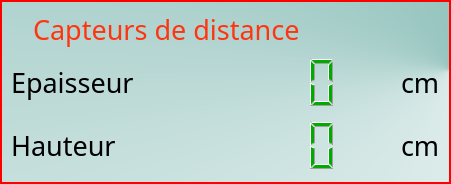
<?xml version="1.0" encoding="UTF-8"?>
<ui version="4.0">
 <class>DistanceWidget</class>
 <widget class="QDialog" name="DistanceWidget">
  <property name="geometry">
   <rect>
    <x>0</x>
    <y>0</y>
    <width>451</width>
    <height>184</height>
   </rect>
  </property>
  <property name="windowTitle">
   <string>Form</string>
  </property>
  <property name="autoFillBackground">
   <bool>false</bool>
  </property>
  <property name="styleSheet">
   <string notr="true">QDialog#DistanceWidget{
background: qconicalgradient(cx:1, cy:0.381, angle:0, stop:0 rgba(115, 177, 170, 255), stop:1 rgba(255, 255, 255, 255));
border: 2px solid;
border-color: rgb(255, 0, 0);
}

QWidget{
font-family: &quot;FixedSystem Regular&quot;,Fixedsys;
font-size: 20pt;
border: none;
background-color:none;
}</string>
  </property>
  <layout class="QVBoxLayout" name="verticalLayout">
   <item>
    <layout class="QHBoxLayout" name="horizontalLayout">
     <property name="topMargin">
      <number>0</number>
     </property>
     <item>
      <widget class="QLabel" name="lblIcon">
       <property name="styleSheet">
        <string notr="true"/>
       </property>
       <property name="text">
        <string/>
       </property>
       <property name="pixmap">
        <pixmap resource="napilcd_res.qrc">:/napilcd/images/distance.png</pixmap>
       </property>
      </widget>
     </item>
     <item>
      <widget class="QLabel" name="lblDistance">
       <property name="sizePolicy">
        <sizepolicy hsizetype="Expanding" vsizetype="Preferred">
         <horstretch>0</horstretch>
         <verstretch>0</verstretch>
        </sizepolicy>
       </property>
       <property name="font">
        <font>
         <family>FixedSystem Regular,Fixedsys</family>
         <pointsize>20</pointsize>
        </font>
       </property>
       <property name="styleSheet">
        <string notr="true">color: rgb(255, 52, 16);</string>
       </property>
       <property name="text">
        <string>Capteurs de distance</string>
       </property>
      </widget>
     </item>
    </layout>
   </item>
   <item>
    <layout class="QGridLayout" name="gridLayout">
     <item row="0" column="1">
      <widget class="QLCDNumber" name="lcdHNumber">
       <property name="sizePolicy">
        <sizepolicy hsizetype="Expanding" vsizetype="Expanding">
         <horstretch>0</horstretch>
         <verstretch>0</verstretch>
        </sizepolicy>
       </property>
       <property name="palette">
        <palette>
         <active>
          <colorrole role="WindowText">
           <brush brushstyle="SolidPattern">
            <color alpha="255">
             <red>0</red>
             <green>170</green>
             <blue>0</blue>
            </color>
           </brush>
          </colorrole>
          <colorrole role="Text">
           <brush brushstyle="SolidPattern">
            <color alpha="255">
             <red>0</red>
             <green>170</green>
             <blue>0</blue>
            </color>
           </brush>
          </colorrole>
          <colorrole role="ButtonText">
           <brush brushstyle="SolidPattern">
            <color alpha="255">
             <red>0</red>
             <green>170</green>
             <blue>0</blue>
            </color>
           </brush>
          </colorrole>
         </active>
         <inactive>
          <colorrole role="WindowText">
           <brush brushstyle="SolidPattern">
            <color alpha="255">
             <red>0</red>
             <green>170</green>
             <blue>0</blue>
            </color>
           </brush>
          </colorrole>
          <colorrole role="Text">
           <brush brushstyle="SolidPattern">
            <color alpha="255">
             <red>0</red>
             <green>170</green>
             <blue>0</blue>
            </color>
           </brush>
          </colorrole>
          <colorrole role="ButtonText">
           <brush brushstyle="SolidPattern">
            <color alpha="255">
             <red>0</red>
             <green>170</green>
             <blue>0</blue>
            </color>
           </brush>
          </colorrole>
         </inactive>
         <disabled>
          <colorrole role="WindowText">
           <brush brushstyle="SolidPattern">
            <color alpha="255">
             <red>220</red>
             <green>184</green>
             <blue>60</blue>
            </color>
           </brush>
          </colorrole>
          <colorrole role="Text">
           <brush brushstyle="SolidPattern">
            <color alpha="255">
             <red>220</red>
             <green>184</green>
             <blue>60</blue>
            </color>
           </brush>
          </colorrole>
          <colorrole role="ButtonText">
           <brush brushstyle="SolidPattern">
            <color alpha="255">
             <red>220</red>
             <green>184</green>
             <blue>60</blue>
            </color>
           </brush>
          </colorrole>
         </disabled>
        </palette>
       </property>
       <property name="font">
        <font>
         <family>FixedSystem Regular,Fixedsys</family>
         <pointsize>20</pointsize>
        </font>
       </property>
       <property name="styleSheet">
        <string notr="true"/>
       </property>
       <property name="frameShape">
        <enum>QFrame::NoFrame</enum>
       </property>
       <property name="lineWidth">
        <number>1</number>
       </property>
       <property name="smallDecimalPoint">
        <bool>false</bool>
       </property>
       <property name="digitCount">
        <number>5</number>
       </property>
       <property name="segmentStyle">
        <enum>QLCDNumber::Filled</enum>
       </property>
      </widget>
     </item>
     <item row="0" column="0">
      <widget class="QLabel" name="lblHorizontal">
       <property name="font">
        <font>
         <family>FixedSystem Regular,Fixedsys</family>
         <pointsize>20</pointsize>
        </font>
       </property>
       <property name="styleSheet">
        <string notr="true"/>
       </property>
       <property name="text">
        <string>Epaisseur</string>
       </property>
      </widget>
     </item>
     <item row="0" column="2">
      <widget class="QLabel" name="lblHUnit">
       <property name="font">
        <font>
         <family>FixedSystem Regular,Fixedsys</family>
         <pointsize>20</pointsize>
        </font>
       </property>
       <property name="styleSheet">
        <string notr="true"/>
       </property>
       <property name="text">
        <string>cm</string>
       </property>
      </widget>
     </item>
     <item row="1" column="0">
      <widget class="QLabel" name="lblVertical">
       <property name="font">
        <font>
         <family>FixedSystem Regular,Fixedsys</family>
         <pointsize>20</pointsize>
        </font>
       </property>
       <property name="styleSheet">
        <string notr="true"/>
       </property>
       <property name="text">
        <string>Hauteur</string>
       </property>
      </widget>
     </item>
     <item row="1" column="1">
      <widget class="QLCDNumber" name="lcdVNumber">
       <property name="sizePolicy">
        <sizepolicy hsizetype="Expanding" vsizetype="Expanding">
         <horstretch>0</horstretch>
         <verstretch>0</verstretch>
        </sizepolicy>
       </property>
       <property name="palette">
        <palette>
         <active>
          <colorrole role="WindowText">
           <brush brushstyle="SolidPattern">
            <color alpha="255">
             <red>0</red>
             <green>170</green>
             <blue>0</blue>
            </color>
           </brush>
          </colorrole>
          <colorrole role="Text">
           <brush brushstyle="SolidPattern">
            <color alpha="255">
             <red>0</red>
             <green>170</green>
             <blue>0</blue>
            </color>
           </brush>
          </colorrole>
          <colorrole role="ButtonText">
           <brush brushstyle="SolidPattern">
            <color alpha="255">
             <red>0</red>
             <green>170</green>
             <blue>0</blue>
            </color>
           </brush>
          </colorrole>
         </active>
         <inactive>
          <colorrole role="WindowText">
           <brush brushstyle="SolidPattern">
            <color alpha="255">
             <red>0</red>
             <green>170</green>
             <blue>0</blue>
            </color>
           </brush>
          </colorrole>
          <colorrole role="Text">
           <brush brushstyle="SolidPattern">
            <color alpha="255">
             <red>0</red>
             <green>170</green>
             <blue>0</blue>
            </color>
           </brush>
          </colorrole>
          <colorrole role="ButtonText">
           <brush brushstyle="SolidPattern">
            <color alpha="255">
             <red>0</red>
             <green>170</green>
             <blue>0</blue>
            </color>
           </brush>
          </colorrole>
         </inactive>
         <disabled>
          <colorrole role="WindowText">
           <brush brushstyle="SolidPattern">
            <color alpha="255">
             <red>220</red>
             <green>184</green>
             <blue>60</blue>
            </color>
           </brush>
          </colorrole>
          <colorrole role="Text">
           <brush brushstyle="SolidPattern">
            <color alpha="255">
             <red>220</red>
             <green>184</green>
             <blue>60</blue>
            </color>
           </brush>
          </colorrole>
          <colorrole role="ButtonText">
           <brush brushstyle="SolidPattern">
            <color alpha="255">
             <red>220</red>
             <green>184</green>
             <blue>60</blue>
            </color>
           </brush>
          </colorrole>
         </disabled>
        </palette>
       </property>
       <property name="styleSheet">
        <string notr="true"/>
       </property>
       <property name="frameShape">
        <enum>QFrame::NoFrame</enum>
       </property>
      </widget>
     </item>
     <item row="1" column="2">
      <widget class="QLabel" name="lblVUnit">
       <property name="font">
        <font>
         <family>FixedSystem Regular,Fixedsys</family>
         <pointsize>20</pointsize>
        </font>
       </property>
       <property name="styleSheet">
        <string notr="true"/>
       </property>
       <property name="text">
        <string>cm</string>
       </property>
      </widget>
     </item>
    </layout>
   </item>
  </layout>
 </widget>
 <resources>
  <include location="napilcd_res.qrc"/>
 </resources>
 <connections/>
</ui>
